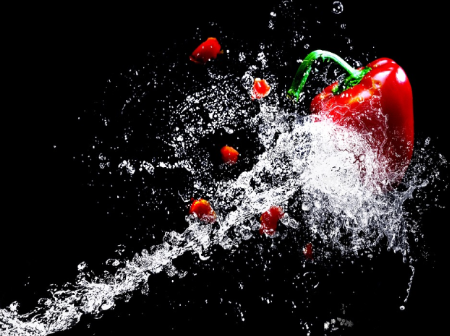
//> input picture ImageProcessing/image/apple.bmp, 450 x 336 px, given in place of edge.png, which was not available
$ ./OpenCVTest   (built with g++ and OpenCV 4)
//> lines starting //> are read from the running program, lines starting //| are printed output that depends on the picture; pictures that were not available may be replaced by others from this repository, and a replacement may not be noted
#include "stdafx.h"
#include <opencv2/highgui.hpp>
#include <iostream>
#include <opencv2/imgproc.hpp>
#include <math.h>
#define PI 3.14159265
using namespace std;
using namespace cv;
int main(int argc, char* argv[])
{
	Mat src, dst, dst2;
	src = imread("edge.png", IMREAD_GRAYSCALE); // Read the file
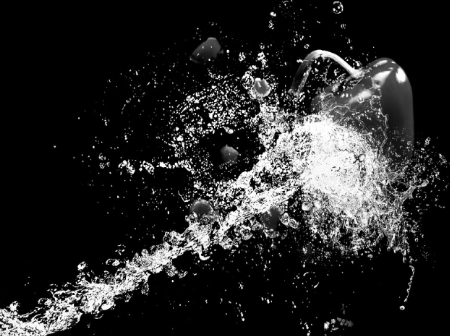
//> src: 336 rows x 450 cols, CV_8UC1; min 0, max 255, mean 39.2
	dst = Mat::zeros(256 * 2 + 1, 100, src.type());

	if (src.empty()) // Check for invalid input
	{
		cout << "Could not open or find the image" << std::endl;
		return -1;
	}

	int cm[256 * 2 + 1][100];
	double rho, theta;
	int r;
	int lx, rx, ty, by;

	printf("%d %d\n\n", src.size().width, src.size().height);
//| 450 336

	for (int i = 0; i<256 * 2 + 1; i++)
		for (int j = 0; j<100; j++)
			cm[i][j] = 0;

//> (the run ends here: the program crashes, at `for (int i = 0; i<src.size().height; i++)`)

$ run again, on ImageProcessing/image/apple2.bmp
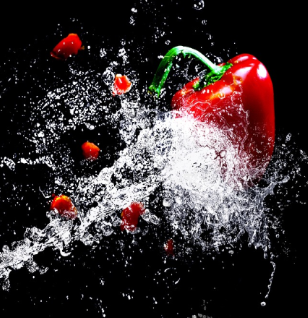
//> input picture ImageProcessing/image/apple2.bmp, 308 x 318 px, given in place of edge.png, which was not available
//| 308 318
//> after the loop `for (int i = 0; i<src.size().height; i++)`:
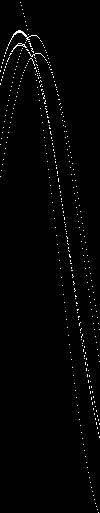
//> dst: 513 rows x 100 cols, CV_8UC1; 1.3% white in thin lines or dots
//> after the loop `for (int i = 0; i<src.size().height; i++)`: theta = 3.11; rho = -105.9; r = 361
//> the loop `for (int i = 0; i<256 * 2 + 1; i++)` made 513 passes
//> (max_num, r_loc, t_loc) on passes 1 to 3: (0, 0, 0), (0, 0, 0), (1, 2, 20)
//> after the loop `for (int i = 0; i<256 * 2 + 1; i++)`: max_num = 3; r_loc = 185; t_loc = 59
//> `theta = PI / 100 * t_loc;`: theta = 1.85
//> `rho = 256 - r_loc;`: rho = 71
//| 3
//| 1.853540, 71.000000, 0.290527, 73.935715
//> the loop `for (int j = 0; j<src.size().width; j++)` made 308 passes
//> after the loop `for (int j = 0; j<src.size().width; j++)`:
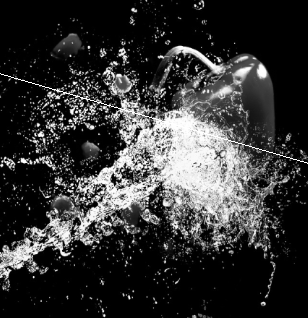
//> src: 318 rows x 308 cols, CV_8UC1; min 0, max 255, mean 52.5
